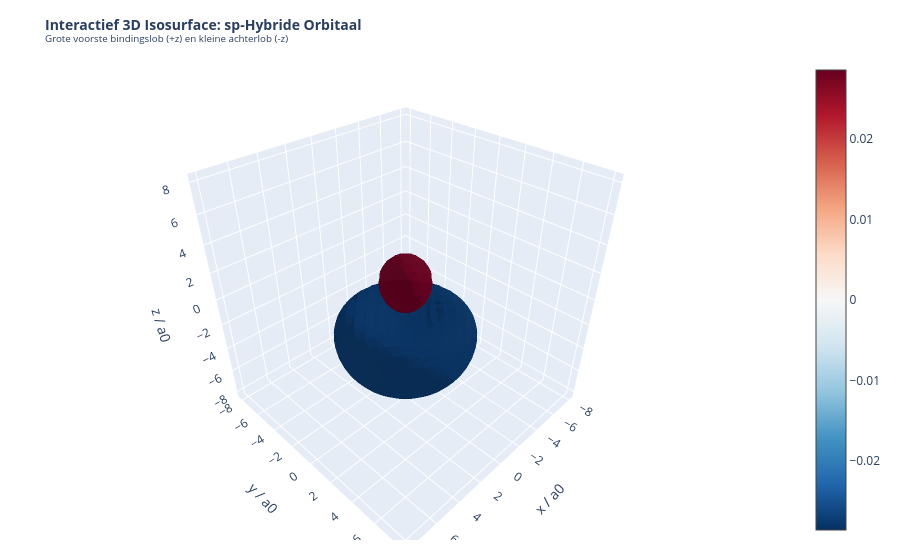

Notebook code for this chart:
### Code cell
# ==============================================================================
# 11. Visualisatie 6: Interactieve 3D Isosurface van een sp-Hybride Orbitaal (Plotly)
# ==============================================================================

grid_size = 32
lim_3d = 8.0 * a0
x_3d, y_3d, z_3d = np.mgrid[-lim_3d:lim_3d:grid_size*1j,
                            -lim_3d:lim_3d:grid_size*1j,
                            -lim_3d:lim_3d:grid_size*1j]

# Construeer h1 = (2s + 2pz) / sqrt(2)
h1_vol, _ = build_sp_hybrids(x_3d, y_3d, z_3d, a0)

threshold = np.max(np.abs(h1_vol)) * 0.28

fig_3d = go.Figure(data=go.Isosurface(
    x=x_3d.flatten(),
    y=y_3d.flatten(),
    z=z_3d.flatten(),
    value=h1_vol.flatten(),
    isomin=-threshold,
    isomax=threshold,
    surface_count=2,
    colorscale='RdBu_r',
    caps=dict(x_show=False, y_show=False, z_show=False),
    opacity=0.85
))

fig_3d.update_layout(
    title=dict(text="<b>Interactief 3D Isosurface: sp-Hybride Orbitaal</b><br><sup>Grote voorste bindingslob (+z) en kleine achterlob (-z)</sup>",
               font=dict(size=14)),
    scene=dict(
        xaxis_title='x / a0',
        yaxis_title='y / a0',
        zaxis_title='z / a0',
        aspectmode='cube'
    ),
    margin=dict(l=20, r=20, b=20, t=60)
)

fig_3d.show()

### Figure 1 — Plotly figure (JSON) as saved in the notebook; plotly's stock layout.template omitted (floating-point values rounded to 4 significant figures; data arrays with more than 128 entries replaced by an {"elided": "..."} marker saying what was removed)
{"data": [{"caps": {"x": {"show": false}, "y": {"show": false}, "z": {"show": false}}, "colorscale": [[0, "rgb(5,48,97)"], [0.1, "rgb(33,102,172)"], [0.2, "rgb(67,147,195)"], [0.3, "rgb(146,197,222)"], [0.4, "rgb(209,229,240)"], [0.5, "rgb(247,247,247)"], [0.6, "rgb(253,219,199)"], [0.7, "rgb(244,165,130)"], [0.8, "rgb(214,96,77)"], [0.9, "rgb(178,24,43)"], [1, "rgb(103,0,31)"]], "isomax": 0.0286, "isomin": -0.0286, "opacity": 0.85, "surface": {"count": 2}, "type": "isosurface", "value": {"elided": "32768 float values"}, "x": {"elided": "32768 float values"}, "y": {"elided": "32768 float values"}, "z": {"elided": "32768 float values"}}], "layout": {"margin": {"b": 20, "l": 20, "r": 20, "t": 60}, "scene": {"aspectmode": "cube", "xaxis": {"title": {"text": "x / a0"}}, "yaxis": {"title": {"text": "y / a0"}}, "zaxis": {"title": {"text": "z / a0"}}}, "title": {"font": {"size": 14}, "text": "<b>Interactief 3D Isosurface: sp-Hybride Orbitaal</b><br><sup>Grote voorste bindingslob (+z) en kleine achterlob (-z)</sup>"}}}
